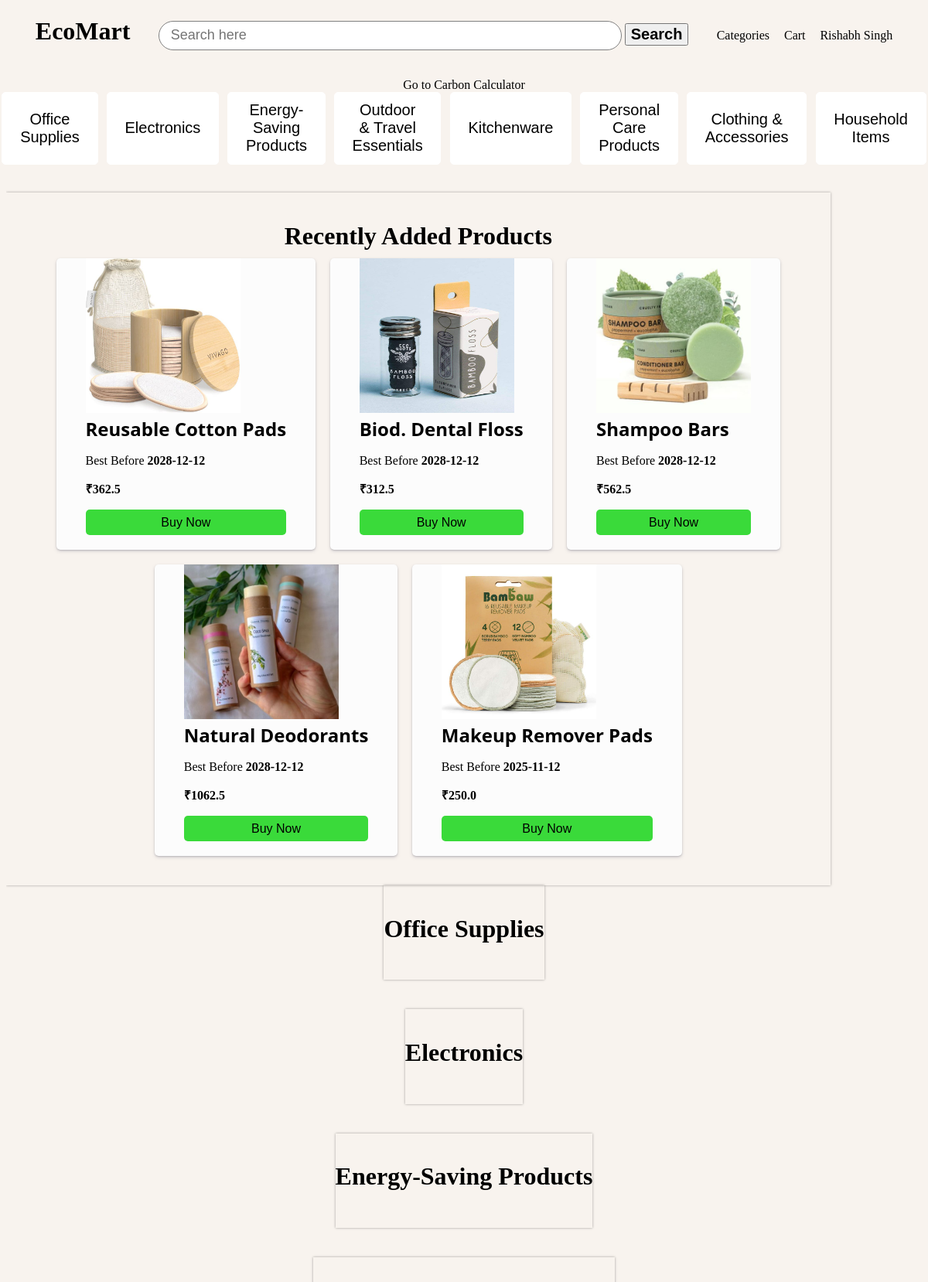
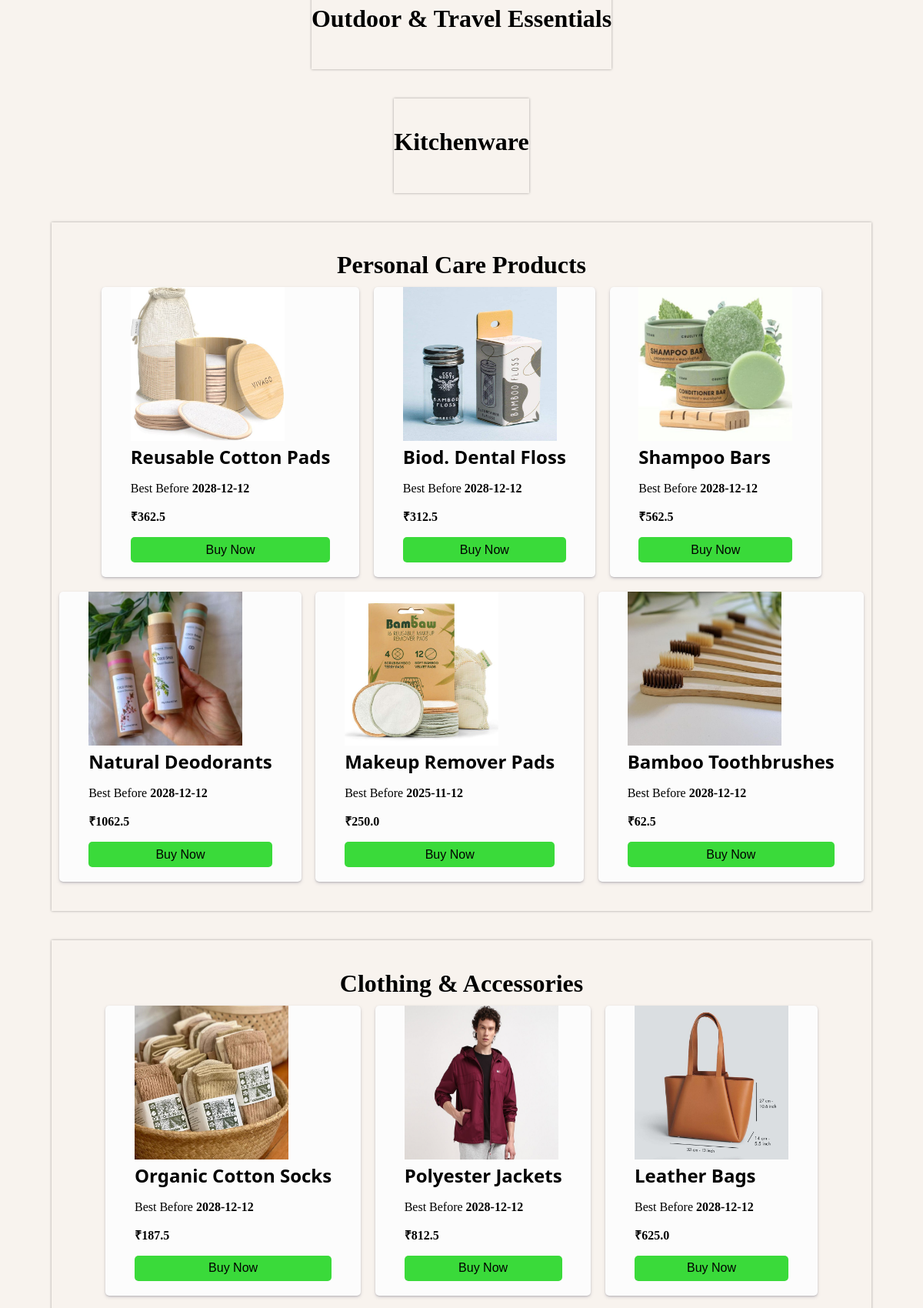
The page /home (signed in, upper part) on the database its author committed (2 pictures, top to bottom).
### vault.py (models this page shows, shortened)
class User(Base):
    __tablename__ = 'users'
    id = Column(Integer, primary_key=True, autoincrement=True)
    name = Column('name',String)
    email = Column('email',String)
    password = Column('password', String)
    address = Column('address', String)
    phone_number = Column('phone_number', String)
    admin = Column('admin', Integer, default=0)

class Category(Base):
    __tablename__ = 'categories'
    id = Column(Integer, primary_key=True, autoincrement=True)
    name = Column('name',String)
    image = Column('image',String)
    date = Column('date',String)

class Product(Base):
    __tablename__ = 'products'
    id = Column(Integer, primary_key=True, autoincrement=True)
    name = Column('name',String)
    category = Column('category',String)
    category_id = Column('category_id', Integer)
    price = Column('price', Integer)
    quantity = Column('quantity', Integer)
    time = Column('time', Integer)
    image = Column('image', String)
    description = Column('description', String)
    si_unit = Column('si_unit', Integer)
    best_before = Column('best_before', String)

### user_routes.py (the view)
@app.route('/')
@app.route('/home')
def home():
    if 'user' in session:
        user = agent.query(User).filter(User.id == session['user']).first()
        categories = agent.query(Category).order_by(Category.id.desc()).all()
        products = agent.query(Product).order_by(Product.id.desc()).all()
        recent_products = agent.query(Product).order_by(Product.id.desc()).limit(5).all()
        return render_template('user/index.html', user=user, categories=categories, products=products, recent_products=recent_products)
    else:
        return render_template('login/login.html')

### templates/user/index.html (shortened to what this page needs)
<!DOCTYPE html>
<html lang="en">
  <head>
    <link
      rel="stylesheet"
      type="text/css"
      href="{{ url_for('static',filename='styles/style.css') }}"
    />
  </head>
  <body>
    <div class="main">
      <div class="navigation">
        <h1>EcoMart</h1>
        <form method="post" action="/search">
          <input
            name="search"
            type="text"
            placeholder="Search here"
            class="searchC"
            id="inputField"
          />
          <button type="submit" class="searchB"><h2>Search</h2></button>
        </form>
        <div class="right-nav">
          <p><a href="/category">Categories</a></p>
          <p><a href="/cart/{{user.id}}">Cart</a></p>
          <div class="dropdown">
            <p class="my-name">{{user.name}}</p>
          </div>
        </div>
      </div>
      <div class="calculator-btn">
        <a href="{{ url_for('carbon_calculator') }}">Go to Carbon Calculator</a>
      </div>
      <div class="cat-menu-container">
        {% for category in categories %}
        <button type="button" class="cat-menu">
          <a href="#{{category.name}}">{{category.name}}</a>
        </button>
        {% endfor %}
      </div>
      <div class="lower">
        <br />
        <div class="category filterDiv">
          <h1>Recently Added Products</h1>
          <div class="product-list">
            {% for product in recent_products %}
            <div class="product" name="{{product.name}}">
              <div class="product-image">
                <img src="/static/assets/{{product.image }}" alt="" />
              </div>
              <div class="product-info">
                <h2 class="product-name">{{product.name}}</h2>
                <p>Best Before <b>{{product.best_before}}</b></p>
                <p><b>₹{{product.price*1.25}}</b></p>
                <button
                  class="add-to-cart"
                  onclick="location.href='product/{{product.id}}'"
                >
                  Buy Now
                </button>
              </div>
            </div>
            {% endfor %}
          </div>
        </div>
        <div class="container">
          {% for category in categories %}
          <div class="category" id="{{category.name}}">
            <h1>{{category.name}}</h1>
            <div class="product-list">
              {% for product in products %} {% if product.category ==
              category.name %}
              <div class="product" name="{{product.name}}">
                <div class="product-image">
                  <img src="/static/assets/{{product.image }}" alt="" />
                </div>
                <div class="product-info">
                  <h2 class="product-name">{{product.name}}</h2>
                  <p>Best Before <b>{{product.best_before}}</b></p>
                  <p><b>₹{{product.price*1.25}}</b></p>
                  <button
                    class="add-to-cart"
                    onclick="location.href='product/{{product.id}}'"
                  >
                    Buy Now
                  </button>
                </div>
              </div>
              {% endif %} {% endfor %}
            </div>
          </div>
          {% endfor %}
        </div>
      </div>
    </div>
  </body>
</html>

### static/styles/style.css (style rules this page uses)
.product { width: fit-content; padding: 0cm 1cm 0.5cm 1cm; box-shadow: rgba(50, 50, 93, 0.25) 0px 2px 5px -1px, rgba(0, 0, 0, 0.3) 0px 1px 3px -1px; border-radius: 5px; background-color: rgb(252, 252, 252); }
.calculator-btn { text-align: center; margin-top: 17px; }
.product-name { font-family: Noto Sans; }
.navigation { display: flex; padding: 0cm 1cm; align-items: center; justify-content: space-between; }
.my-name { cursor: pointer; }
.cat-menu-container { display: flex; column-gap: 0.3cm; justify-content: center; padding-bottom: 0.5cm; }
.cat-menu { padding: 0.3cm 0.6cm; border: 1px solid white; border-radius: 5px; background-color: white; font-size: 20px; }
.right-nav { display: flex; column-gap: 0.5cm; }
.dropdown { position: relative; display: inline-block; }
.searchC { width: 15cm; margin-top: 0.5cm; margin-bottom: 0.5cm; font-size: 18px; border-radius: 100px; padding: 0.2cm 0.4cm; border: thin solid grey; }
.add-to-cart { font-size: 16px; width: 100%; padding: 0.2cm; border: none; border-radius: 5px; background-color: #3ada3a; cursor: pointer; }
.lower { overflow: scroll; max-height: 79.5vh; }
h2 { margin: 0px 0px; }
.container { display: flex; flex-direction: column; align-items: center; row-gap: 1cm; }
.category { display: flex; flex-direction: column; align-items: center; max-width: 90%; box-shadow: rgba(0, 0, 0, 0.35) 0px 0px 3px; padding: 1cm 0cm; }
.product-list { display: flex; flex-wrap: wrap; justify-content: center; column-gap: 0.5cm; row-gap: 0.5cm; }
img { width: 200px; height: 200px; }
h1 { margin: 0px 0px 10px 0px; }
a { text-decoration: none; color: black; }
body { background-color: rgb(248, 243, 238); }

### rows shown on the page
User: name "Rishabh Singh"
Category: name "Office Supplies"
Category: name "Electronics"
Category: name "Energy-Saving Products"
Category: name "Outdoor & Travel Essentials"
Category: name "Kitchenware"
Category: name "Personal Care Products"
Category: name "Clothing & Accessories"
Category: name "Household Items"
Product: image (picture), name "Reusable Cotton Pads", best_before "2028-12-12", product.price*1.25 "362.5"
Product: image (picture), name "Biod. Dental Floss", best_before "2028-12-12", product.price*1.25 "312.5"
Product: image (picture), name "Shampoo Bars", best_before "2028-12-12", product.price*1.25 "562.5"
Product: image (picture), name "Natural Deodorants", best_before "2028-12-12", product.price*1.25 "1062.5"
Product: image (picture), name "Makeup Remover Pads", best_before "2025-11-12", product.price*1.25 "250.0"
Product: image (picture), name "Bamboo Toothbrushes", best_before "2028-12-12", product.price*1.25 "62.5"
Product: image (picture), name "Organic Cotton Socks", best_before "2028-12-12", product.price*1.25 "187.5"
Product: image (picture), name "Polyester Jackets", best_before "2028-12-12", product.price*1.25 "812.5"
Product: image (picture), name "Leather Bags", best_before "2028-12-12", product.price*1.25 "625.0"
